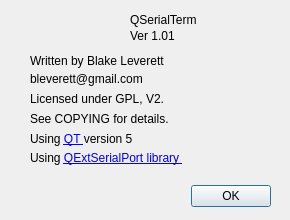
<?xml version="1.0" encoding="UTF-8"?>
<ui version="4.0">
 <class>aboutDialog</class>
 <widget class="QDialog" name="aboutDialog">
  <property name="windowModality">
   <enum>Qt::ApplicationModal</enum>
  </property>
  <property name="geometry">
   <rect>
    <x>0</x>
    <y>0</y>
    <width>290</width>
    <height>220</height>
   </rect>
  </property>
  <property name="sizePolicy">
   <sizepolicy hsizetype="Fixed" vsizetype="Fixed">
    <horstretch>0</horstretch>
    <verstretch>0</verstretch>
   </sizepolicy>
  </property>
  <property name="minimumSize">
   <size>
    <width>290</width>
    <height>220</height>
   </size>
  </property>
  <property name="maximumSize">
   <size>
    <width>290</width>
    <height>220</height>
   </size>
  </property>
  <property name="windowTitle">
   <string>About QSerialTerm</string>
  </property>
  <property name="sizeGripEnabled">
   <bool>false</bool>
  </property>
  <property name="modal">
   <bool>true</bool>
  </property>
  <widget class="QDialogButtonBox" name="buttonBox">
   <property name="geometry">
    <rect>
     <x>20</x>
     <y>180</y>
     <width>251</width>
     <height>32</height>
    </rect>
   </property>
   <property name="sizePolicy">
    <sizepolicy hsizetype="Fixed" vsizetype="Fixed">
     <horstretch>0</horstretch>
     <verstretch>0</verstretch>
    </sizepolicy>
   </property>
   <property name="orientation">
    <enum>Qt::Horizontal</enum>
   </property>
   <property name="standardButtons">
    <set>QDialogButtonBox::Ok</set>
   </property>
  </widget>
  <widget class="QLabel" name="label">
   <property name="geometry">
    <rect>
     <x>130</x>
     <y>10</y>
     <width>141</width>
     <height>20</height>
    </rect>
   </property>
   <property name="text">
    <string>QSerialTerm</string>
   </property>
  </widget>
  <widget class="QLabel" name="label_2">
   <property name="geometry">
    <rect>
     <x>30</x>
     <y>50</y>
     <width>271</width>
     <height>21</height>
    </rect>
   </property>
   <property name="text">
    <string>Written by Blake Leverett</string>
   </property>
  </widget>
  <widget class="QLabel" name="label_3">
   <property name="geometry">
    <rect>
     <x>30</x>
     <y>70</y>
     <width>271</width>
     <height>18</height>
    </rect>
   </property>
   <property name="text">
    <string>bleverett@gmail.com</string>
   </property>
  </widget>
  <widget class="QLabel" name="label_4">
   <property name="geometry">
    <rect>
     <x>30</x>
     <y>90</y>
     <width>271</width>
     <height>18</height>
    </rect>
   </property>
   <property name="text">
    <string>Licensed under GPL, V2.</string>
   </property>
  </widget>
  <widget class="QLabel" name="label_5">
   <property name="geometry">
    <rect>
     <x>30</x>
     <y>110</y>
     <width>271</width>
     <height>18</height>
    </rect>
   </property>
   <property name="text">
    <string>See COPYING for details.</string>
   </property>
  </widget>
  <widget class="QLabel" name="label_6">
   <property name="geometry">
    <rect>
     <x>30</x>
     <y>130</y>
     <width>271</width>
     <height>18</height>
    </rect>
   </property>
   <property name="text">
    <string>Using &lt;a href=&quot;http://qt.nokia.com/&quot;&gt;QT &lt;/a&gt;version 5</string>
   </property>
   <property name="openExternalLinks">
    <bool>true</bool>
   </property>
   <property name="textInteractionFlags">
    <set>Qt::TextBrowserInteraction</set>
   </property>
  </widget>
  <widget class="QLabel" name="label_7">
   <property name="geometry">
    <rect>
     <x>30</x>
     <y>150</y>
     <width>301</width>
     <height>16</height>
    </rect>
   </property>
   <property name="text">
    <string>Using &lt;a href=&quot;http://code.google.com/p/qextserialport/&quot;&gt;QExtSerialPort library &lt;/a&gt;</string>
   </property>
   <property name="openExternalLinks">
    <bool>true</bool>
   </property>
   <property name="textInteractionFlags">
    <set>Qt::TextBrowserInteraction</set>
   </property>
  </widget>
  <widget class="QLabel" name="label_8">
   <property name="geometry">
    <rect>
     <x>20</x>
     <y>0</y>
     <width>101</width>
     <height>51</height>
    </rect>
   </property>
   <property name="text">
    <string/>
   </property>
   <property name="pixmap">
    <pixmap resource="qst.qrc">:/img/qst-logo.png</pixmap>
   </property>
  </widget>
  <widget class="QLabel" name="label_9">
   <property name="geometry">
    <rect>
     <x>130</x>
     <y>26</y>
     <width>141</width>
     <height>20</height>
    </rect>
   </property>
   <property name="text">
    <string>Ver 1.01</string>
   </property>
  </widget>
 </widget>
 <resources>
  <include location="qst.qrc"/>
 </resources>
 <connections>
  <connection>
   <sender>buttonBox</sender>
   <signal>accepted()</signal>
   <receiver>aboutDialog</receiver>
   <slot>accept()</slot>
   <hints>
    <hint type="sourcelabel">
     <x>248</x>
     <y>254</y>
    </hint>
    <hint type="destinationlabel">
     <x>157</x>
     <y>274</y>
    </hint>
   </hints>
  </connection>
  <connection>
   <sender>buttonBox</sender>
   <signal>rejected()</signal>
   <receiver>aboutDialog</receiver>
   <slot>reject()</slot>
   <hints>
    <hint type="sourcelabel">
     <x>316</x>
     <y>260</y>
    </hint>
    <hint type="destinationlabel">
     <x>286</x>
     <y>274</y>
    </hint>
   </hints>
  </connection>
 </connections>
</ui>
